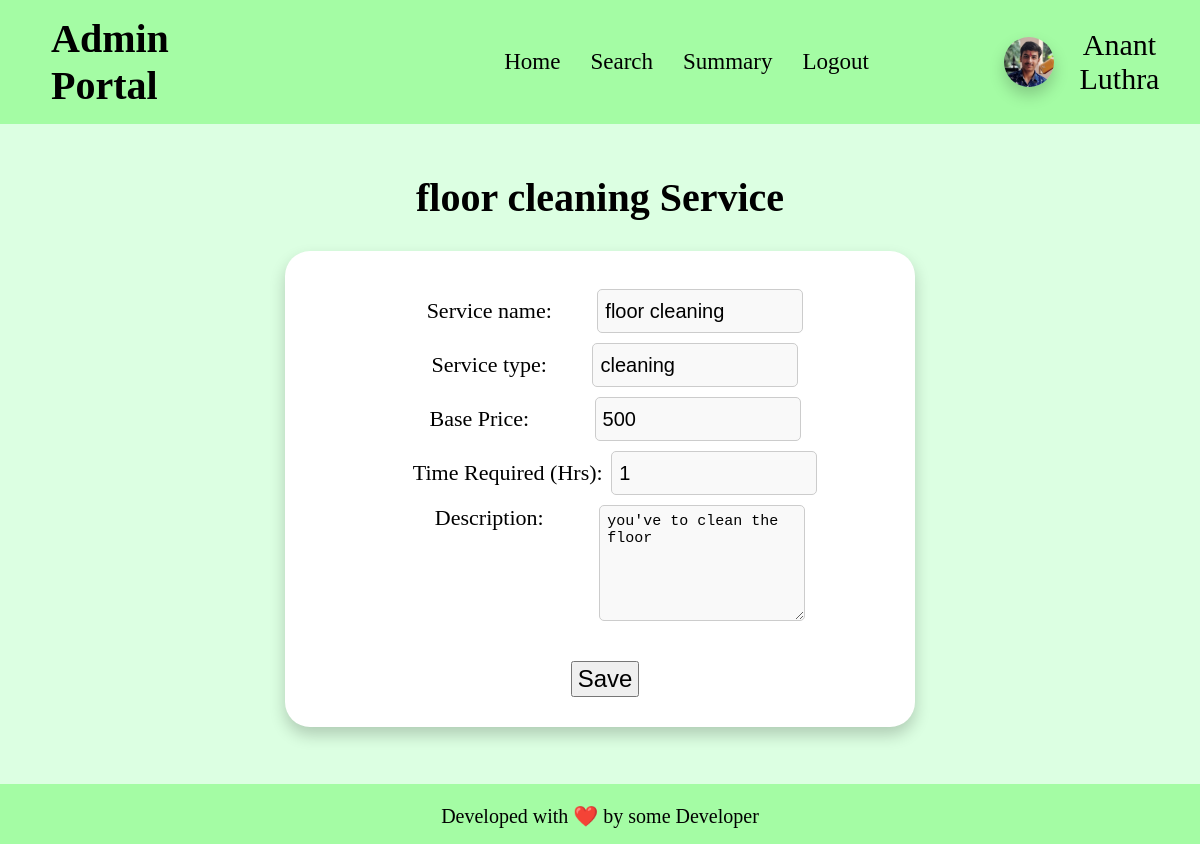
The page /admin_home/edit_service/1 on the database as committed earlier.
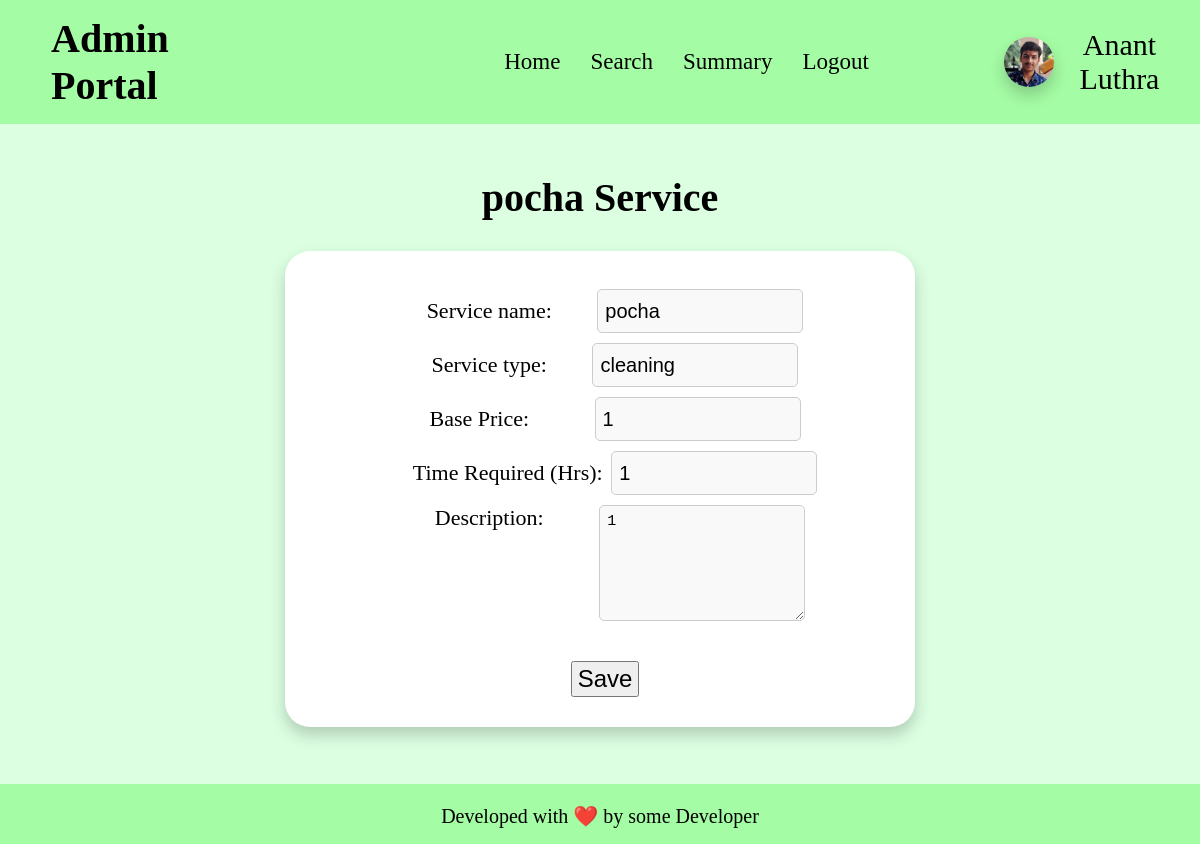
The same page on the database as committed later.
### app.py (models this page shows)
class service(db.Model):
    __tablename__ = "service"
    id = db.Column(db.Integer, primary_key=True, autoincrement=True)
    name = db.Column(db.String, nullable=False)
    base_price = db.Column(db.Integer, nullable=False)
    time_required = db.Column(db.Integer, nullable=False)
    description = db.Column(db.String, nullable=False)
    status = db.Column(db.Boolean, default = False)
    type = db.Column(db.String, nullable=False)
    professionals = db.relationship('professional', back_populates='service_type')
    service_requests = db.relationship('service_request', backref='service', cascade='all, delete-orphan')

### app.py (the view, shortened to what this page needs)
@app.route("/admin_home/edit_service/<int:id>", methods = ['GET', 'POST'])
def edit_service(id):
    if request.method == 'GET':
        ser = service.query.filter_by(id = id).first()
        if ser: # if service exists
            return render_template("edit_service.html", service = ser, admin_name = ADMIN_NAME)
        else:
            return "Invalid service id", 404
    else:
        return "This Request is not handled here.", 404

### templates/edit_service.html (shortened to what this page needs)
<!DOCTYPE html>
<html lang="en">
<head>
    <link rel="stylesheet" href="/static/css/profile-block.css">
    <link rel="stylesheet" href="/static/css/basic.css">
</head>
<body>
    <header>
        <h1>Admin Portal</h1>
        <ul>
            <li><a href="/admin_home">Home</a></li>
            <li><a href="/admin_search">Search</a></li>
            <li><a href="/admin_summary">Summary</a></li>
            <li><a href="/admin_logout">Logout</a></li>
        </ul>
        <div id="user-info">
            <img id="user-pic" src="/static/anant-pic.jpg" alt="Profile Picture">
            <div>{{admin_name}}</div>
        </div>
    </header>
    <main>
        <h1 id="logheading">{{service.name}} Service</h1>
        <div id="main">
            <form action="/admin_home/edit_service/{{service.id}}" method="POST">
                <br>
                <div class="credentials" id="service_name" style="margin-top: 10px;">
                    Service name: <input style="margin-left: 40px; width: 190px; height: 28px; font-size: 20px;" class="input-box"
                        size="x-large" type="text" name="name" value="{{service.name}}" required>
                </div>
                <div class="credentials" id="service_type" style="margin-top: 10px;">
                    Service type: <input style="margin-left: 40px; width: 190px; height: 28px; font-size: 20px;" class="input-box"
                        size="x-large" type="text" name="type" value="{{service.type}}" required>
                </div>
                <div class="credentials" id="base_price" style="margin-top: 10px;">
                    Base Price: <input style="margin-left: 60px; width: 190px; height: 28px; font-size: 20px;" class="input-box"
                        size="x-large" type="number" name="price" placeholder="0" value="{{service.base_price}}" required>
                </div>
                <div class="credentials" id="time_required" style="margin-top: 10px;">
                    Time Required (Hrs): <input class="input-box"
                        style="margin-left: 3px; width: 190px; height: 28px; font-size: 20px;" size="x-large"
                        type="number" name="time_required" placeholder="0" value="{{service.time_required}}" required>
                </div>
                <div class="credentials" style="margin-left: 10px; margin-top: 10px;">
                    Description: <textarea
                        style="font-size: 15px; margin-left: 50px; width: 190px; height: 100px; text-align: left; vertical-align: top;"
                        class="input-box" name="description" placeholder="About Service" required>{{service.description}}</textarea>
                </div>
                <div>
                    <input type="submit" value="Save"
                        style="padding: 2px 5px; margin-right: 20px; font-size: x-large;font-family:'Franklin Gothic Medium', 'Arial Narrow', Arial, sans-serif; margin-top: 30px; margin-bottom: 10px;">
                </div>
            </form>
        </div>
    </main>
    <footer>
        <p>
            Developed with ❤️ by some Developer
        </p>
    </footer>
</body>
</html>

Rows that differ between the two databases and show on the page:
changed service "cleaning": name "floor cleaning" → "pocha"; price "500" → "1"; description "you've to clean the floor" → "1"
